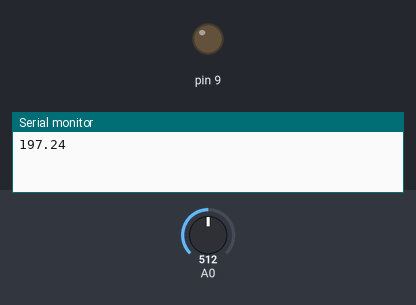
Recording of a sketch running on a simulated Arduino Uno, built with avr-gcc and run on an emulated ATmega328P. Parts: output pins drawn as LEDs (lit = HIGH), the last lines printed to the serial monitor. The test bench sets the inputs (shaded band); at power-on: A0 = 512.

Above: at 0.1 s.
At 1.1 s:
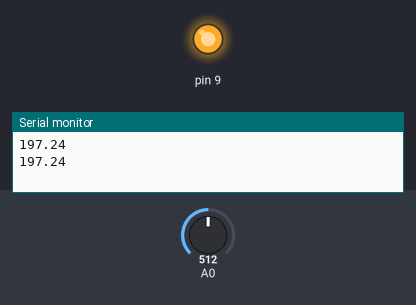
Timing chart, 0 to 2.6 s (numbered marks = the images above):
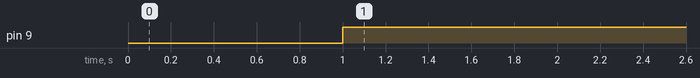

The sketch:

temperature1.ino
```cpp
void setup(){
Serial.begin(9600);
pinMode(A0,INPUT);
pinMode(9,OUTPUT);

}

void loop(){

float tmp = analogRead(A0);
 tmp = tmp * .004828814;
 // tmp = tmp * .48828135;

tmp=(tmp-.5)* 100;

  int val = map(tmp,0,50,255,0);
 // analogWrite(9,val);
  Serial.println(tmp);
  delay(1000);
  if(tmp > 45){
     digitalWrite(9,1);
  }


}
```

Measured:
- by itself, pin 9: LOW → HIGH at 1.0 s
